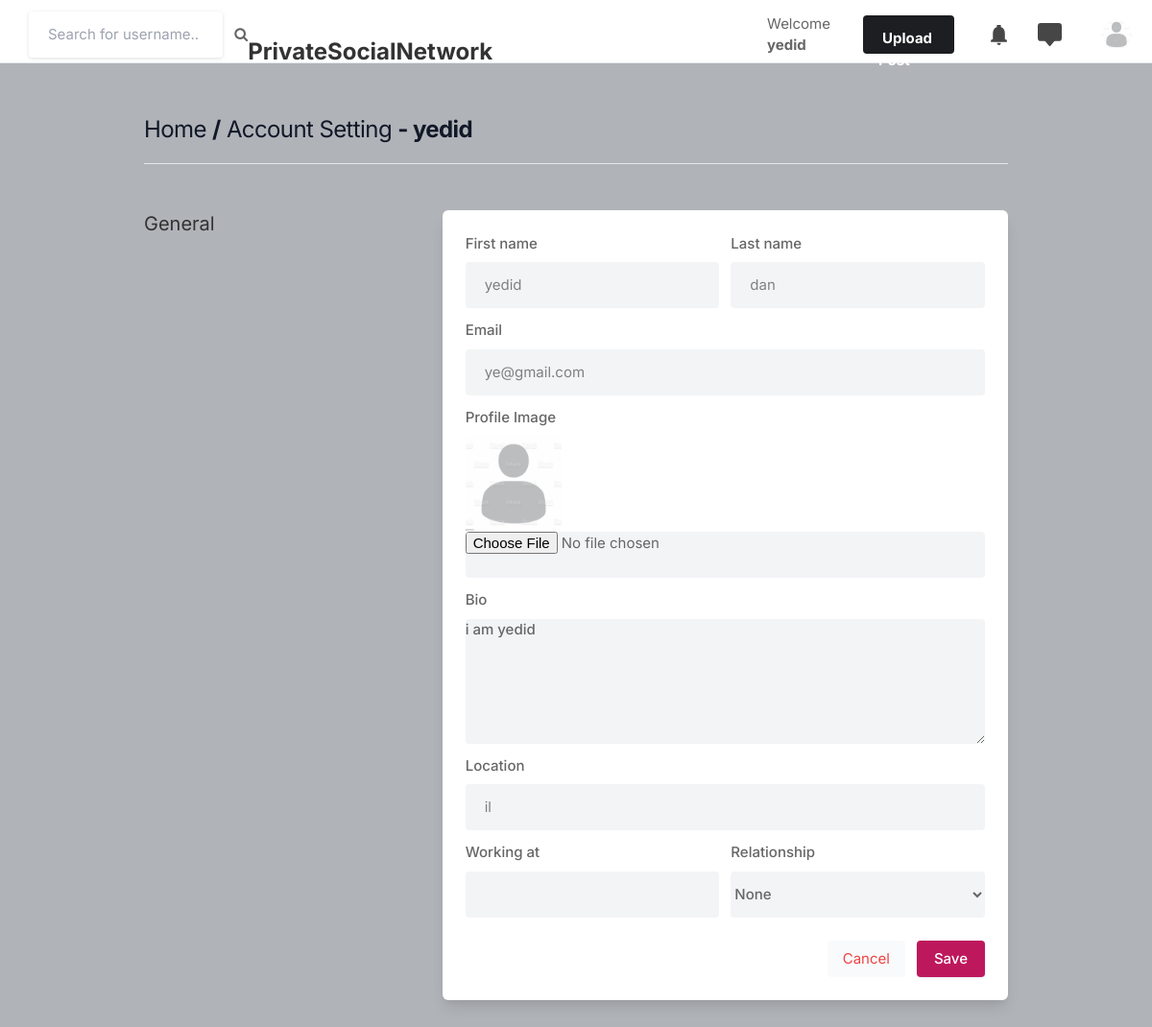
The page /setting (signed in) on the database its author committed.
### core_apps/models.py (models this page shows, shortened)
class Profile(models.Model):
     user = models.OneToOneField(User, on_delete=models.CASCADE) # קשר חד צדדי עם דאטה בייס של יוזר
     id_user = models.IntegerField(default=0) # מספר זיהוי של היוזר
     first_name = models.CharField(max_length=100, blank=True, null=True, default='') # שם פרטי של היוזר
     last_name = models.CharField(max_length=100, blank=True, null=True, default='') # שם משפחה של היוזר
     email = models.EmailField(max_length=150, blank=True, null=True, default='') # אימייל של היוזר
     bio = models.TextField(max_length=500, blank=True) # תיאור קצר של היוזר
     profile_img = models.ImageField(upload_to='profile_images', default='blank_profile.png') # תמונת פרופיל שיאוחסנו בתקייה, עם תמונת ברירת המחדל
     location = models.CharField(max_length=30, blank=True) # מיקום של היוזר

### core_apps/views.py (the view, shortened to what this page needs)
# urls.py: path('setting', views.setting, name='setting'),
@login_required(login_url='signin')
def setting(request):
    user_profile = Profile.objects.filter(user=request.user).first()  # קבלת הפרופיל של היוזר המחובר
    return render(request, 'setting.html', {'user_profile': user_profile})  # קובץ הקוד של דף ההגדרות של היוזר - צריך ליצור קובץ HTML חיצוני מדוייק יותר

### templates/setting.html (shortened to what this page needs)
{% load static %}
<!DOCTYPE html>
<html lang="en">
<head>
    <link rel="stylesheet" href="{% static 'assets/css/icons.css' %}">
    <link rel="stylesheet" href="{% static 'assets/css/uikit.css' %}">
    <link rel="stylesheet" href="{% static 'assets/css/style.css' %}">
    <link rel="stylesheet" href="{% static 'assets/css/tailwind.css' %}">
    <link rel="stylesheet" href="https://cdnjs.cloudflare.com/ajax/libs/font-awesome/4.7.0/css/font-awesome.min.css">
</head>
<body>
            <header class="fixed-header">
                <div class="header_inner">
                    <form action="/search" method="POST">
                    <div class="left-side">
                            <input type="text" name="username" placeholder="Search for username..">&nbsp;&nbsp;&nbsp;
                            <button type="submit"><i class="fa fa-search fa-1x"></i></button>
                    </div>
                    </form>
                    <div class="middle" style="display: flex; justify-content: center; align-items: center; height: 100%;">
                        <b><h1 style="margin: 0; font-size: 24px;"><a href="/"> PrivateSocialNetwork</a></h1></b>
                    </div>
                    <div class="right-side lg:pr-4">
                        <a href="/profile/{{user.username}}" class="">
                            Welcome <b name="" class="">{{user.username}}&nbsp; &nbsp; &nbsp;&nbsp; &nbsp; &nbsp;</b>
                        </a>
                        <a href="#"
                            class="bg-pink-500 flex font-bold hidden hover:bg-pink-600 hover:text-white inline-block items-center lg:block max-h-10 mr-4 px-4 py-2 rounded shado text-white">
                              Upload Post
                        </a>
                        <a href="#" class="header-links-item">
                        </a>
                        <a href="#" class="header-links-item">
                        </a>
                        </div>
                        <a href="#">
                            <img src="{{user_profile.profile_img.url}}" class="header-avatar" alt="">
                        </a>
                    </div>
            </header>
            <div class="container m-auto" >
                <h1 class="text-2xl leading-none text-gray-900 tracking-tight mt-3"><a href="/">Home</a> <b>/</b> Account Setting  <b> -  {{user.username}}</b></h1>
                <br>
                <hr>
                <div class="grid lg:grid-cols-3 mt-12 gap-8">
                    <div>
                        <h3 class="text-xl mb-2"> General </h3>
                        </div>
                    <div class="bg-white rounded-md lg:shadow-lg shadow col-span-2">
                    <form action="" method="POST" enctype="multipart/form-data">
                       <div class="grid grid-cols-2 gap-3 lg:p-6 p-10">
                           <div>
                               <label for=""> First name</label>
                               <input type="text" name="first_name" placeholder="Your first name" value="{{user_profile.first_name}}" class="shadow-none bg-gray-100">
                           </div>
                           <div>
                               <label for=""> Last name</label>
                               <input type="text" name="last_name" placeholder="Your last name" value="{{user_profile.last_name}}" class="shadow-none bg-gray-100">
                            </div>
                            <div class="col-span-2">
                                <label for=""> Email</label>
                                <input type="text" name="email" placeholder="Your email" value="{{user_profile.email}}" class="shadow-none bg-gray-100">
                            </div>
                            <div class="col-span-2">
                                <label for=""> Profile Image</label>
                                <img width="100" height="100" src="{{user_profile.profile_img.url}}" />
                                <input type="file" name="image" value="" class="shadow-none bg-gray-100">
                            </div>
                            <div class="col-span-2">
                                <label for="about">Bio</label>
                                <textarea id="about" name="bio" rows="3"  class="shadow-none bg-gray-100">{{user_profile.bio}}</textarea>
                            </div>
                            <div class="col-span-2">
                                <label for=""> Location</label>
                                <input type="text" name="location" value="{{user_profile.location}}" class="shadow-none bg-gray-100">
                            </div>
                            <div>
                               <label for=""> Working at</label>
                               <input type="text" placeholder="" class="shadow-none bg-gray-100">
                            </div>
                            <div>
                               <label for=""> Relationship </label>
                               <select id="relationship" name="relationship"  class="shadow-none bg-gray-100">
                                <option value="0">None</option>
                              </select>
                            </div>
                       </div>
                       <div class="bg-gray-10 p-6 pt-0 flex justify-end space-x-3">
                           <button class="p-2 px-4 rounded bg-gray-50 text-red-500"><a href="/">Cancel</a> </button>
                           <button type="submit" class="button bg-blue-700"> Save </button>
                       </div>
                     </form>
                    </div>
                    <br>
                </div>
            </div>
</body>
</html>

### templates/setting.html (style rules this page uses)
.header-avatar { width: 32px; height: 32px; border-radius: 100%; margin-left: 15px; }

### rows shown on the page
Profile: profile_img (placeholder picture), first_name "yedid", last_name "dan", email "ye@gmail.com", bio "i am yedid", location "il"

### other values the page prints
{{ user.username }} "yedid"
